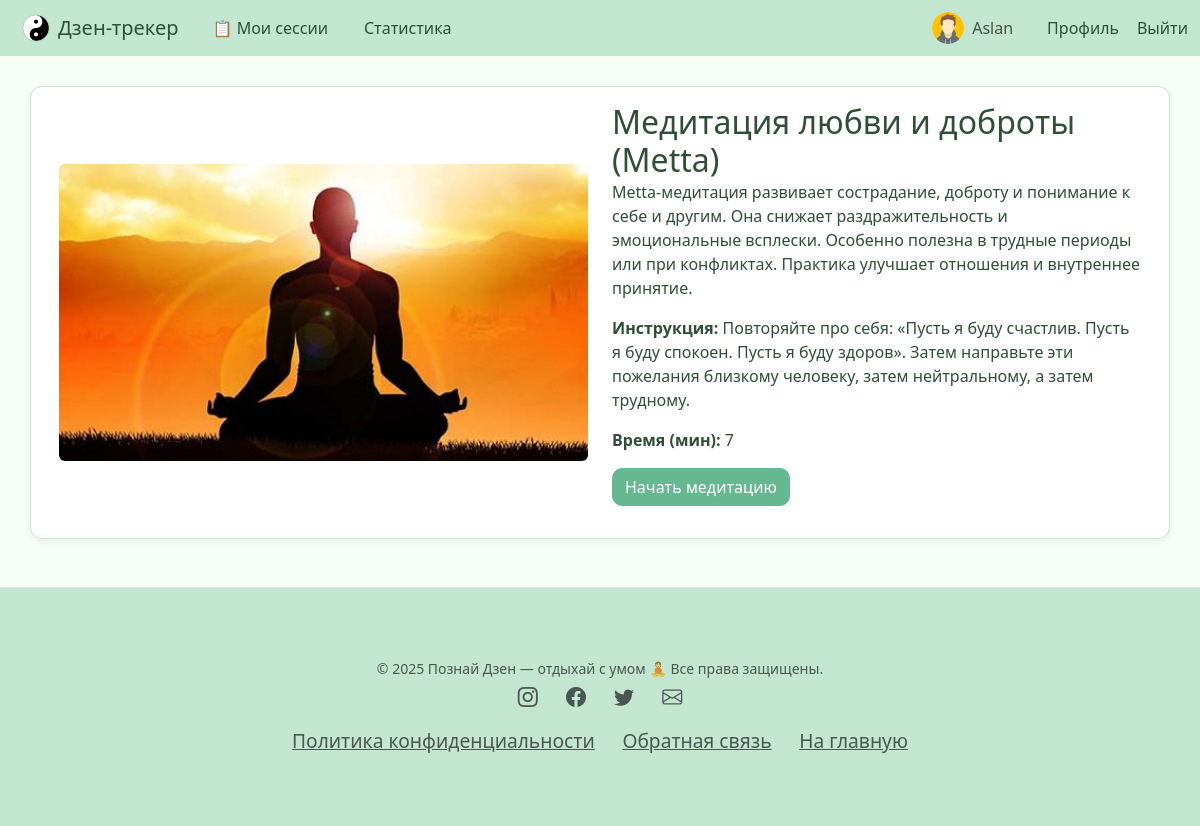
The app's page /meditations/1/ (signed in) with its own data.
### tracker/models.py (models this page shows, shortened)
class Meditation(models.Model):
    title = models.CharField(max_length=100)
    description = models.TextField()
    image = models.ImageField(upload_to='meditation_images/', null=True, blank=True)
    instructions = models.TextField(blank=True, null=True)
    duration = models.PositiveIntegerField(help_text="Длительность в минутах", default=5)

### tracker/views.py (the view, shortened to what this page needs)
# urls.py: path('meditations/<int:pk>/', views.MeditationDetailView.as_view(), name='meditation_detail'),
class MeditationDetailView(LoginRequiredMixin, DetailView):
    model = Meditation
    template_name = 'meditation_detail.html'
    context_object_name = 'meditation'

### templates/meditation_detail.html (shortened to what this page needs)
{% extends 'base.html' %}
{% block content %}
<div class="container-fluid">
  <div class="row g-4 align-items-center">
    <div class="col-12 col-lg-6">
      {% if meditation.image %}
        <img src="{{ meditation.image.url }}" alt="{{ meditation.title }}" class="img-fluid w-100 rounded pastel-img">
      {% endif %}
    </div>
    <div class="col-12 col-lg-6">
      <div class="card-body">
        <h2 class="card-title">{{ meditation.title }}</h2>
        <p class="card-text">{{ meditation.description }}</p>
        <p><strong>Инструкция:</strong> {{ meditation.instructions }}</p>
        <p><strong>Время (мин):</strong> {{ meditation.duration }}</p>
        <form method="post" action="{% url 'start_meditation_session' meditation.pk %}">
            <button type="submit" class="btn btn-success">Начать медитацию</button>
        </form>
      </div>
    </div>
  </div>
</div>
{% endblock %}

### templates/partials/navbar.html (shortened to what this page needs)
{% load static %}
<nav class="navbar navbar-expand-lg navbar-light bg-grey mb-4">
  <div class="container-fluid">
    <a class="navbar-brand d-flex align-items-center gap-2" href="{% url 'home' %}">
      <img src="{% static 'images/icon.png' %}" alt="Логотип" width="28" height="28" class="d-inline-block align-text-top">
      Дзен-трекер
    </a>
    <div class="collapse navbar-collapse" id="navbarNav">
      <ul class="navbar-nav me-auto align-items-center">
        {% if user.is_authenticated %}
        <li class="nav-item">
          <a class="nav-link" href="{% url 'restsession_list' %}">📋 Мои сессии</a>
        </li>
        {% endif %}
        <li class="nav-item">
          <a class="nav-link" href="{% url 'statistics' %}">Статистика</a>
        </li>
      </ul>
      <ul class="navbar-nav align-items-center">
        {% if user.is_authenticated %}
        <li class="nav-item d-flex align-items-center me-3">
          {% if user.userprofile.avatar %}
            <img src="{{ user.userprofile.avatar.url }}" alt="Аватар" class="rounded-circle me-2" width="32" height="32" style="object-fit: cover;">
          {% else %}
            <img src="{% static 'images/default-avatar.png' %}" alt="Аватар" class="rounded-circle me-2" width="32" height="32" style="object-fit: cover;">
          {% endif %}
          <span class="navbar-text">{{ user.username }}</span>
        </li>
        <li class="nav-item">
          <a class="nav-link" href="{% url 'profile' %}">Профиль</a>
        </li>
        <li class="nav-item">
          <form method="post" action="{% url 'logout' %}" class="d-inline">
            <button type="submit" class="btn nav-link p-0" style="background: none; border: none; color: #0d6efd;">
              Выйти
            </button>
          </form>
        </li>
        {% endif %}
      </ul>
    </div>
  </div>
</nav>

### static/styles.css (style rules this page uses)
body { font-family: Arial, sans-serif; background-color: #f4f4f4; color: #333; margin: 0; padding: 0; }
nav { background: #333; color: white; padding: 10px; text-align: center; }
nav a { color: white; margin: 0 10px; text-decoration: none; }

### static/pastel.css (style rules this page uses)
body { background-color: #f5fdf6; color: #2e4e36; font-family: 'Segoe UI', sans-serif; }
h1, h2, h3, h4, h5 { color: #2f5e45; }
.btn { border-radius: 10px; font-weight: 500; transition: background-color 0.3s ease; }
.btn-success { background-color: #65b891; border-color: #65b891; color: white; }
img { border-radius: 8px; }
.pastel-img { object-fit: cover; max-height: 500px; width: 100%; border-radius: 12px; }
a { color: #397d5d; }
.navbar { background-color: #c3e6d1; }
.navbar-brand, .nav-link { color: #2e4e36 !important; }

### records on screen
Meditation: image (picture), title "Медитация любви и доброты (Metta)", description "Metta-медитация развивает сострадание, доброту и понимание к себе и другим. Она снижает раздражительность и эмоциональные всплески. Особенно полезна в трудные периоды или при конфликтах. Практика улучшает отношения и внутреннее принятие.", instructions "Повторяйте про себя: «Пусть я буду счастлив. Пусть я буду спокоен. Пусть я буду здоров». Затем направьте эти пожелания близкому человеку, затем нейтральному, а затем трудному.", duration "7"

### other values on screen
{{ user.username }} "Aslan"
{{ now_year }} "2025"
